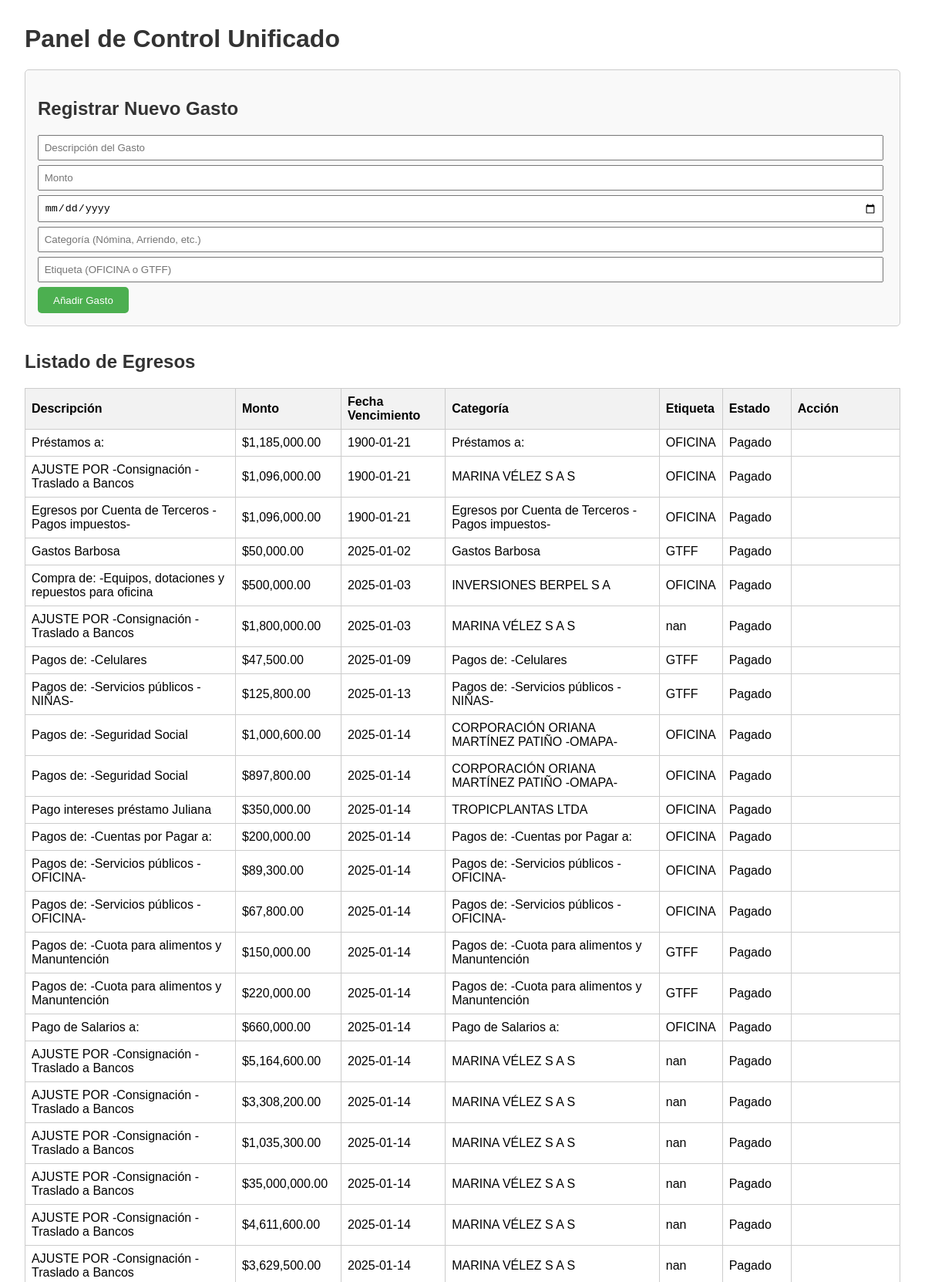
The page /gastos (upper part) on the database its author committed.
### tables this page shows
CREATE TABLE Egresos (
            id INTEGER PRIMARY KEY AUTOINCREMENT,
            descripcion TEXT NOT NULL,
            monto REAL NOT NULL,
            fecha_vencimiento DATE,
            categoria TEXT,
            etiqueta TEXT, -- OFICINA o GTFF
            estado TEXT DEFAULT 'Pendiente' -- Pendiente, Pagado
        );

### MODULOS/panel_control/app.py (the view)
@app.route('/gastos')
def gestion_gastos():
    conn = get_db()
    gastos = conn.execute('SELECT * FROM Egresos ORDER BY fecha_vencimiento ASC').fetchall()
    conn.close()
    return render_template('gastos.html', gastos=gastos)

### MODULOS/panel_control/app.py (called while the page is built)
def get_db():
    conn = sqlite3.connect(DATABASE)
    conn.row_factory = sqlite3.Row # Permite acceder a las columnas por nombre
    return conn

### MODULOS/panel_control/templates/gastos.html (shortened to what this page needs)
<!DOCTYPE html>
<html lang="es">
<head>
</head>
<body>
    <h1>Panel de Control Unificado</h1>
    <div class="form-gasto">
        <h2>Registrar Nuevo Gasto</h2>
        <form action="/gasto" method="post">
            <input type="text" name="descripcion" placeholder="Descripción del Gasto" required><br>
            <input type="number" name="monto" placeholder="Monto" step="0.01" required><br>
            <input type="date" name="fecha_vencimiento" required><br>
            <input type="text" name="categoria" placeholder="Categoría (Nómina, Arriendo, etc.)" required><br>
            <input type="text" name="etiqueta" placeholder="Etiqueta (OFICINA o GTFF)" required><br>
            <button type="submit" class="btn">Añadir Gasto</button>
        </form>
    </div>
    <h2>Listado de Egresos</h2>
    <table>
        <thead>
            <tr>
                <th>Descripción</th>
                <th>Monto</th>
                <th>Fecha Vencimiento</th>
                <th>Categoría</th>
                <th>Etiqueta</th>
                <th>Estado</th>
                <th>Acción</th>
            </tr>
        </thead>
        <tbody>
            {% for gasto in gastos %}
            <tr>
                <td>{{ gasto.descripcion }}</td>
                <td>${{ "{:,.2f}".format(gasto.monto) }}</td>
                <td>{{ gasto.fecha_vencimiento }}</td>
                <td>{{ gasto.categoria }}</td>
                <td>{{ gasto.etiqueta }}</td>
                <td>{{ gasto.estado }}</td>
                <td>
                </td>
            </tr>
            {% endfor %}
        </tbody>
    </table>
</body>
</html>

### MODULOS/panel_control/templates/gastos.html (style rules this page uses)
body { font-family: sans-serif; margin: 2em; }
h1, h2 { color: #333; }
table { width: 100%; border-collapse: collapse; margin-top: 1em; }
th, td { border: 1px solid #ccc; padding: 0.5em; text-align: left; }
th { background-color: #f2f2f2; }
.form-gasto { background-color: #f9f9f9; padding: 1em; border: 1px solid #ccc; border-radius: 5px; margin-bottom: 2em; }
.form-gasto input { margin-bottom: 0.5em; padding: 0.5em; width: 98%; }
.btn { background-color: #4CAF50; color: white; padding: 0.7em 1.5em; border: none; cursor: pointer; border-radius: 5px; }

### rows shown on the page
Egresos: descripcion "Préstamos a:", monto "1,185,000.00", fecha_vencimiento "1900-01-21", categoria "Préstamos a:", etiqueta "OFICINA", estado "Pagado"
Egresos: descripcion "AJUSTE POR -Consignación - Traslado a Bancos", monto "1,096,000.00", fecha_vencimiento "1900-01-21", categoria "MARINA VÉLEZ S A S", etiqueta "OFICINA", estado "Pagado"
Egresos: descripcion "Egresos por Cuenta de Terceros -Pagos impuestos-", monto "1,096,000.00", fecha_vencimiento "1900-01-21", categoria "Egresos por Cuenta de Terceros -Pagos impuestos-", etiqueta "OFICINA", estado "Pagado"
Egresos: descripcion "Gastos Barbosa", monto "50,000.00", fecha_vencimiento "2025-01-02", categoria "Gastos Barbosa", etiqueta "GTFF", estado "Pagado"
Egresos: descripcion "Compra de: -Equipos, dotaciones y repuestos para oficina", monto "500,000.00", fecha_vencimiento "2025-01-03", categoria "INVERSIONES BERPEL S A", etiqueta "OFICINA", estado "Pagado"
Egresos: descripcion "AJUSTE POR -Consignación - Traslado a Bancos", monto "1,800,000.00", fecha_vencimiento "2025-01-03", categoria "MARINA VÉLEZ S A S", etiqueta "nan", estado "Pagado"
Egresos: descripcion "Pagos de: -Celulares", monto "47,500.00", fecha_vencimiento "2025-01-09", categoria "Pagos de: -Celulares", etiqueta "GTFF", estado "Pagado"
Egresos: descripcion "Pagos de: -Servicios públicos -NIÑAS-", monto "125,800.00", fecha_vencimiento "2025-01-13", categoria "Pagos de: -Servicios públicos -NIÑAS-", etiqueta "GTFF", estado "Pagado"
Egresos: descripcion "Pagos de: -Seguridad Social", monto "1,000,600.00", fecha_vencimiento "2025-01-14", categoria "CORPORACIÓN ORIANA MARTÍNEZ PATIÑO -OMAPA-", etiqueta "OFICINA", estado "Pagado"
Egresos: descripcion "Pagos de: -Seguridad Social", monto "897,800.00", fecha_vencimiento "2025-01-14", categoria "CORPORACIÓN ORIANA MARTÍNEZ PATIÑO -OMAPA-", etiqueta "OFICINA", estado "Pagado"
Egresos: descripcion "Pago intereses préstamo Juliana", monto "350,000.00", fecha_vencimiento "2025-01-14", categoria "TROPICPLANTAS LTDA", etiqueta "OFICINA", estado "Pagado"
Egresos: descripcion "Pagos de: -Cuentas por Pagar a:", monto "200,000.00", fecha_vencimiento "2025-01-14", categoria "Pagos de: -Cuentas por Pagar a:", etiqueta "OFICINA", estado "Pagado"
Egresos: descripcion "Pagos de: -Servicios públicos -OFICINA-", monto "89,300.00", fecha_vencimiento "2025-01-14", categoria "Pagos de: -Servicios públicos -OFICINA-", etiqueta "OFICINA", estado "Pagado"
Egresos: descripcion "Pagos de: -Servicios públicos -OFICINA-", monto "67,800.00", fecha_vencimiento "2025-01-14", categoria "Pagos de: -Servicios públicos -OFICINA-", etiqueta "OFICINA", estado "Pagado"
Egresos: descripcion "Pagos de: -Cuota para alimentos y Manuntención", monto "150,000.00", fecha_vencimiento "2025-01-14", categoria "Pagos de: -Cuota para alimentos y Manuntención", etiqueta "GTFF", estado "Pagado"
Egresos: descripcion "Pagos de: -Cuota para alimentos y Manuntención", monto "220,000.00", fecha_vencimiento "2025-01-14", categoria "Pagos de: -Cuota para alimentos y Manuntención", etiqueta "GTFF", estado "Pagado"
Egresos: descripcion "Pago de Salarios a:", monto "660,000.00", fecha_vencimiento "2025-01-14", categoria "Pago de Salarios a:", etiqueta "OFICINA", estado "Pagado"
Egresos: descripcion "AJUSTE POR -Consignación - Traslado a Bancos", monto "5,164,600.00", fecha_vencimiento "2025-01-14", categoria "MARINA VÉLEZ S A S", etiqueta "nan", estado "Pagado"
Egresos: descripcion "AJUSTE POR -Consignación - Traslado a Bancos", monto "3,308,200.00", fecha_vencimiento "2025-01-14", categoria "MARINA VÉLEZ S A S", etiqueta "nan", estado "Pagado"
Egresos: descripcion "AJUSTE POR -Consignación - Traslado a Bancos", monto "1,035,300.00", fecha_vencimiento "2025-01-14", categoria "MARINA VÉLEZ S A S", etiqueta "nan", estado "Pagado"
Egresos: descripcion "AJUSTE POR -Consignación - Traslado a Bancos", monto "35,000,000.00", fecha_vencimiento "2025-01-14", categoria "MARINA VÉLEZ S A S", etiqueta "nan", estado "Pagado"
Egresos: descripcion "AJUSTE POR -Consignación - Traslado a Bancos", monto "4,611,600.00", fecha_vencimiento "2025-01-14", categoria "MARINA VÉLEZ S A S", etiqueta "nan", estado "Pagado"
Egresos: descripcion "AJUSTE POR -Consignación - Traslado a Bancos", monto "3,629,500.00", fecha_vencimiento "2025-01-14", categoria "MARINA VÉLEZ S A S", etiqueta "nan", estado "Pagado"
